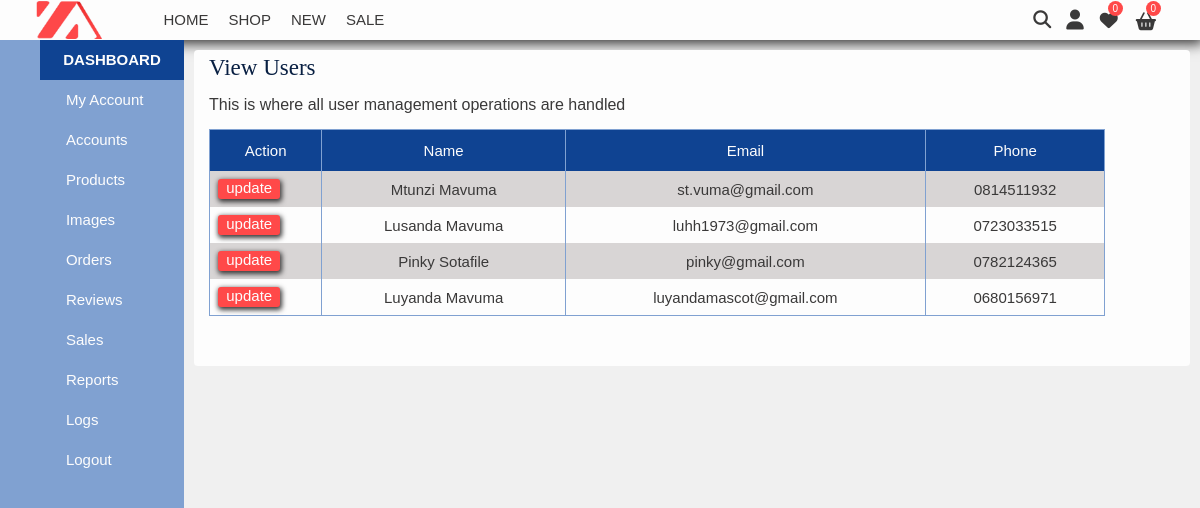
/admin/?action=users (signed in), run on an earlier commit of the app's database.
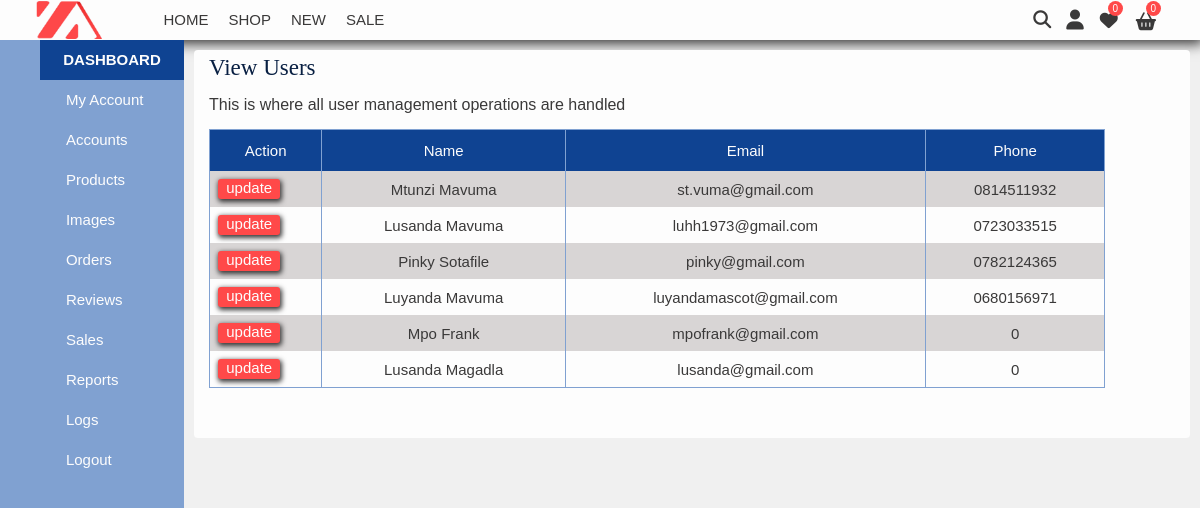
And on a later commit of the database.
### tables this page shows
CREATE TABLE `users` (
  `userId` int(11) UNSIGNED NOT NULL,
  `userFirstName` varchar(22) NOT NULL,
  `userLastName` varchar(22) NOT NULL,
  `userEmail` varchar(36) NOT NULL,
  `userPhone` int(16) DEFAULT NULL,
  `userPassword` varchar(86) NOT NULL,
  `userRegistrationDate` timestamp NOT NULL DEFAULT current_timestamp(),
  `userLevel` int(2) NOT NULL DEFAULT 1
);

### model/accounts-model.php (called while the page is built, shortened)
<?php
function getUsers(){
    $db = zalistingConnect();
    $sql = 'SELECT userId, userFirstName, userLastName, userEmail, userPhone FROM users';
    $stmt = $db->prepare($sql);
    $stmt->execute();
    $userData = $stmt->fetchAll(PDO::FETCH_ASSOC);
    return $userData;
   }

### library/functions.php (the view, shortened to what this page needs)
<?php
function buildAdminSideNav(){
    $adminSideNav = "<ul class='dashboard-side-nav'>";
    $adminSideNav .= "<li class='dashboard-side-nav-items'><a href='/zalisting/admin' class='dashboard-side-nav-links dashboard-main-link'>DASHBOARD</a></li>";
    $adminSideNav .= "<li class='dashboard-side-nav-items'><a href='/zalisting/admin/?action=account' class='dashboard-side-nav-links'>My Account</a></li>";
    $adminSideNav .= "<li class='dashboard-side-nav-items'><a href='/zalisting/admin/?action=users' class='dashboard-side-nav-links'>Accounts</a></li>";
    $adminSideNav .= "<li class='dashboard-side-nav-items'><a href='/zalisting/products/?action=product' class='dashboard-side-nav-links'>Products</a></li>";
    $adminSideNav .= "<li class='dashboard-side-nav-items'><a href='/zalisting/upload/' class='dashboard-side-nav-links'>Images</a></li>";
    $adminSideNav .= "<li class='dashboard-side-nav-items'><a class='dashboard-side-nav-links'>Orders</a></li>";
    $adminSideNav .= "<li class='dashboard-side-nav-items'><a class='dashboard-side-nav-links'>Reviews</a></li>";
    $adminSideNav .= "<li class='dashboard-side-nav-items'><a class='dashboard-side-nav-links'>Sales</a></li>";
    $adminSideNav .= "<li class='dashboard-side-nav-items'><a class='dashboard-side-nav-links'>Reports</a></li>";
    $adminSideNav .= "<li class='dashboard-side-nav-items'><a class='dashboard-side-nav-links'>Logs</a></li>";
    $adminSideNav .= "<li class='dashboard-side-nav-items'><a class='dashboard-side-nav-links' href='/zalisting/accounts/index.php?action=logout'>Logout</a></li>";
    $adminSideNav .= "</ul>";
    return $adminSideNav;
}
function buildUsersDisplay($users){
    $userRows = [];
    foreach($users as $user){
        $userRows[] = "<tr class='user-display-info'> <td><a class='button account-button' href='/zalisting/admin/?action=user&userId=$user[userId]'>update</a> </td>  <td>$user[userFirstName] $user[userLastName]</td> <td>$user[userEmail]</td> <td>0$user[userPhone]</td> </tr>";
    }
   return $userRows;
  }

### admin/index.php (shortened to what this page needs)
<?php
    require_once '../library/functions.php';
    require_once '../model/accounts-model.php';
    $adminSideNav = buildAdminSideNav();
    $action = filter_input(INPUT_POST, 'action');
    if ($action == NULL){
        $action = filter_input(INPUT_GET, 'action');
    }
    switch ($action) {
        case 'users':
            $users = getUsers();
            $userRows = buildUsersDisplay($users);
            include '../view/users.php';
            break;
       }

### view/users.php (shortened to what this page needs)
<?php
    $pageName ="Users";
?><!DOCTYPE html>
<html lang="en-us">
    <?php require $_SERVER['DOCUMENT_ROOT'] . '/zalisting/snippets/head.php'; ?>
    <body class=" admin-main">
        <main class="content">
            <?php
                require $_SERVER['DOCUMENT_ROOT'] . '/zalisting/snippets/navigation.php';
            ?>
            <section class="dashboard admin-dashboard">
                <?php
                    if(isset($adminSideNav)){
                        echo $adminSideNav;
                    }
                ?>
                <section class="dashboard-content">
                    <?php
                        echo "<h1 class='h2'>View Users</h1>";
                        echo "<p> This is where all user management operations are handled</p>";
                        echo "<div class='table-holder'>";
                        if(isset($userRows)){
                            echo "<table id='users-display'><tr id='user-display-header'> <th>Action</th> <th>Name </th> <th>Email</th> <th>Phone</th> </tr>";
                            foreach($userRows as $row){
                                echo $row;
                            }
                            echo  "</table>";
                        }
                        echo "</div>";
                    ?>
                </section>
            </section>
        </main>
    </body>
</html>

### snippets/head.php (shortened to what this page needs)
<head>
<link href="/zalisting/css/styles.css" rel="stylesheet">
</head>

### snippets/navigation.php (shortened to what this page needs)
<nav class="nav desktop-nav" id='nav'>
    <div class="nav-right-block">
        <img src=" /zalisting/images/logo.png" alt="logo image">
        <ul class="nav-desktop-items">
            <li class="nav-list-item"><a href=" /zalisting/" class="nav-list-link <?php if($pageName=="Home"){echo 'active';} ?>">HOME</a></li>
            <li class="nav-list-item"><a href=" /zalisting/shop" class="nav-list-link <?php if($pageName=="Shop" || $pageName=="Cart" || $pageName=="Checkout" || $pageName=="Wishlist"){echo 'active';} ?>">SHOP</a></li>
            <li class="nav-list-item"><a href=" /zalisting/new" class="nav-list-link <?php if($pageName=="New"){echo 'active';} ?>">NEW</a></li>
            <li class="nav-list-item"><a href=" /zalisting/sale" class="nav-list-link <?php if($pageName=="Sale"){echo 'active';} ?>">SALE</a></li>
        </ul>
    </div>
    <div class="fa-item-container">
        <i class='nav-hamburger-account fa fa-search'></i>
        <div class="fa-items-container">
            <?php
                if(isset($_SESSION['userData']['userFirstName'])){
                    $active = '';
                    if($pageName=='Account'){
                        $active = 'active';
                        echo "<a class='nav-hamburger-account user' href='/zalisting/myaccount?action=account' title='Your Account'><i class='$active nav-hamburger-account fa fa-user'></i></a>";
                        echo "<a class='nav-hamburger-account shopping-wishlist' href='/zalisting/wishlist?action=wishlist' title='Wishlist'><div class='wishlist-count' id='wishlist-count'>0</div><i class='nav-hamburger-account fa fa-heart'></i></a>";
                        echo "<a class='nav-hamburger-account shopping-cart' href='/zalisting/cart?action=cart'><div class='cart-count' id='cart-count'>0</div><i class='nav-hamburger-account fa fa-shopping-basket'></i></a>";
                    }else{
                        echo "<a class='nav-hamburger-account user' href='/zalisting/myaccount?action=account' title='Your Account'><i class='$active nav-hamburger-account fa fa-user'></i></a>";
                        echo "<a class='nav-hamburger-account shopping-wishlist' href='/zalisting/wishlist?action=wishlist' title='Wishlist'><div class='wishlist-count' id='wishlist-count'>0</div><i class='nav-hamburger-account fa fa-heart'></i></a>";
                        echo "<a class='nav-hamburger-account shopping-cart' href='/zalisting/cart?action=cart'><div class='cart-count' id='cart-count'>0</div><i class='nav-hamburger-account fa fa-shopping-basket'></i></a>";
                    }
                }
            ?>
        </div>
    </div>
</nav>

What changed in the data, as far as the page shows it:
added users: userFirstName "Mpo", userLastName "Frank", userEmail "mpofrank@gmail.com"
added users: userFirstName "Lusanda", userLastName "Magadla", userEmail "lusanda@gmail.com"
